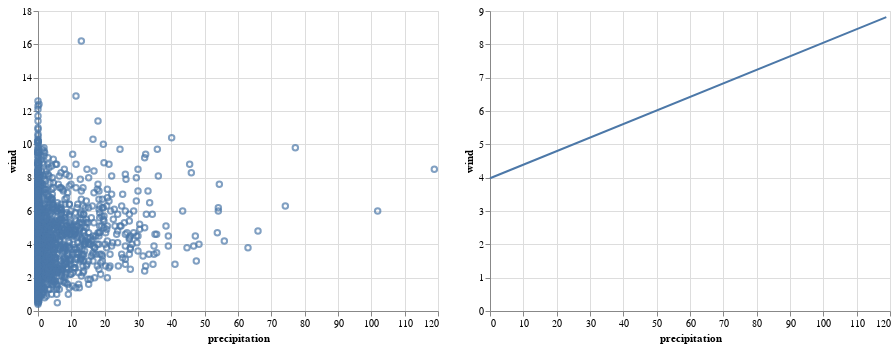

Here is the notebook cell this chart was saved with:
### Code cell
scatter | regression

### Figure 1 — Vega-Lite specification as saved in the notebook (floating-point values rounded to 4 significant figures; data arrays with more than 128 entries replaced by an {"elided": "..."} marker saying what was removed)
{"config": {"view": {"continuousWidth": 400, "continuousHeight": 300}}, "hconcat": [{"mark": "point", "encoding": {"x": {"type": "quantitative", "field": "precipitation"}, "y": {"type": "quantitative", "field": "wind"}}}, {"mark": "line", "encoding": {"x": {"type": "quantitative", "field": "precipitation"}, "y": {"type": "quantitative", "field": "wind"}}, "transform": [{"on": "precipitation", "regression": "wind"}]}], "data": {"name": "data-81a3ea5f067192b659c1c31e71441cd5"}, "$schema": "https://vega.github.io/schema/vega-lite/v4.8.1.json", "datasets": {"data-81a3ea5f067192b659c1c31e71441cd5": {"elided": "2922 records"}}}
